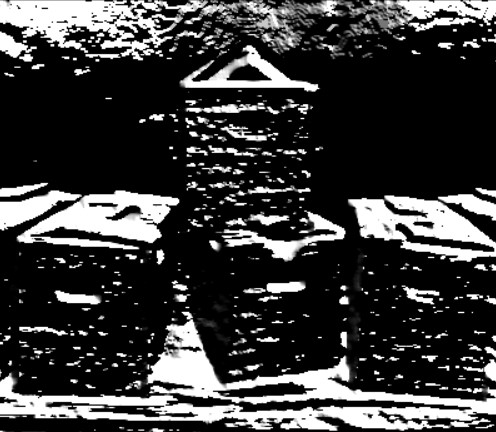
#> input picture COMP4102/comp4102a1/SticksFilter/EdgeMagnitude.jpg, 496 x 432 px
$ python SticksFilter.py
#> lines starting #> are read from the running program, lines starting #| are printed output that depends on the picture
#> in main, img is the input picture: shape (432, 496, 3); min 0, max 255, mean 59.6
# COMP4102 Assignment 1
# SticksFilter.py

import cv2 as cv
import numpy as np

def SticksFilter(img):
    # Make the image greyscale
    img = cv.cvtColor(img, cv.COLOR_BGR2GRAY)
#> img: shape (432, 496)
    # Copy of the image
    sticksImage = img.copy()

    sticksImage = cv.Canny(sticksImage, 200,200)
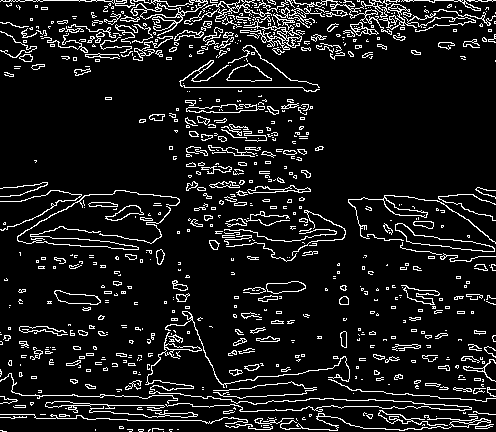
#> sticksImage: shape (432, 496); 9.8% white in thin lines or dots

    # Show the original and new image side by side
    cv.imshow('Sticks Image', np.hstack((img, sticksImage)))
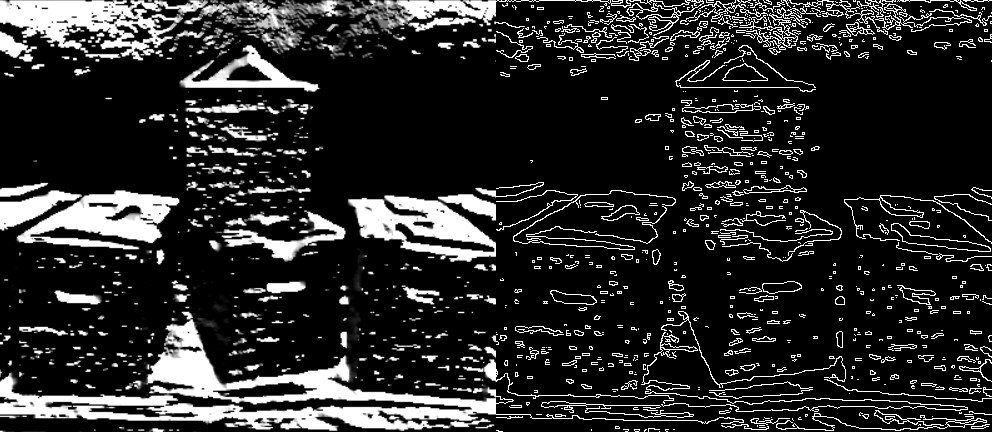
#> window 'Sticks Image': shape (432, 992); min 0, max 255, mean 42.4
    cv.waitKey(0) # waits until a key is pressed
    cv.destroyAllWindows() # destroys the window showing image

def main():
    # Image to be used
    input = 'EdgeMagnitude.jpg' # change this to whatever image you want to use
    img = cv.imread(input)

    # Run the Sticks Filter!
    SticksFilter(img)

if __name__ == '__main__':
    main()
